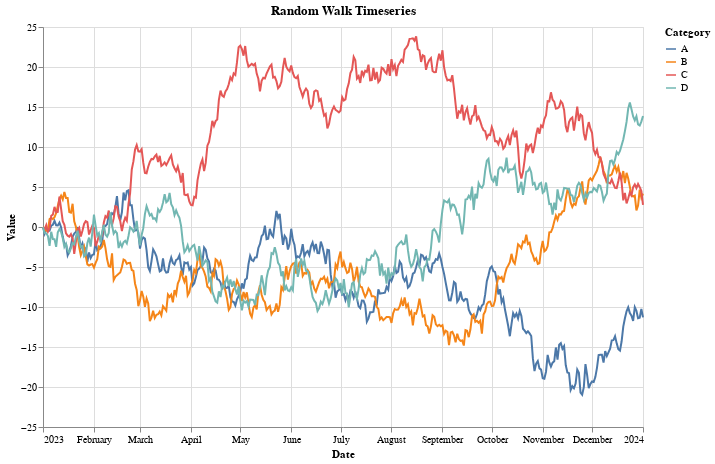

Notebook source saved alongside this figure:
### Code cell
#altair

alt.Chart(ts).mark_line().encode(
    x=alt.X('time').title('Date'),
    y=alt.Y('value').title('Value'),
    color=alt.Color('cat').title('Category'),
    tooltip=['value']
).properties(title='Random Walk Timeseries', width=600, height=400) #.interactive()

### Figure 1 — Vega-Lite specification as saved in the notebook (floating-point values rounded to 4 significant figures; data arrays with more than 128 entries replaced by an {"elided": "..."} marker saying what was removed)
{"config": {"view": {"continuousWidth": 300, "continuousHeight": 300}}, "data": {"name": "data-dbced55eff18e7d8ced3108a8ddfba14"}, "mark": {"type": "line"}, "encoding": {"color": {"field": "cat", "title": "Category", "type": "nominal"}, "tooltip": [{"field": "value", "type": "quantitative"}], "x": {"field": "time", "title": "Date", "type": "temporal"}, "y": {"field": "value", "title": "Value", "type": "quantitative"}}, "height": 400, "title": "Random Walk Timeseries", "width": 600, "$schema": "https://vega.github.io/schema/vega-lite/v5.16.3.json", "datasets": {"data-dbced55eff18e7d8ced3108a8ddfba14": {"elided": "1464 records"}}}
